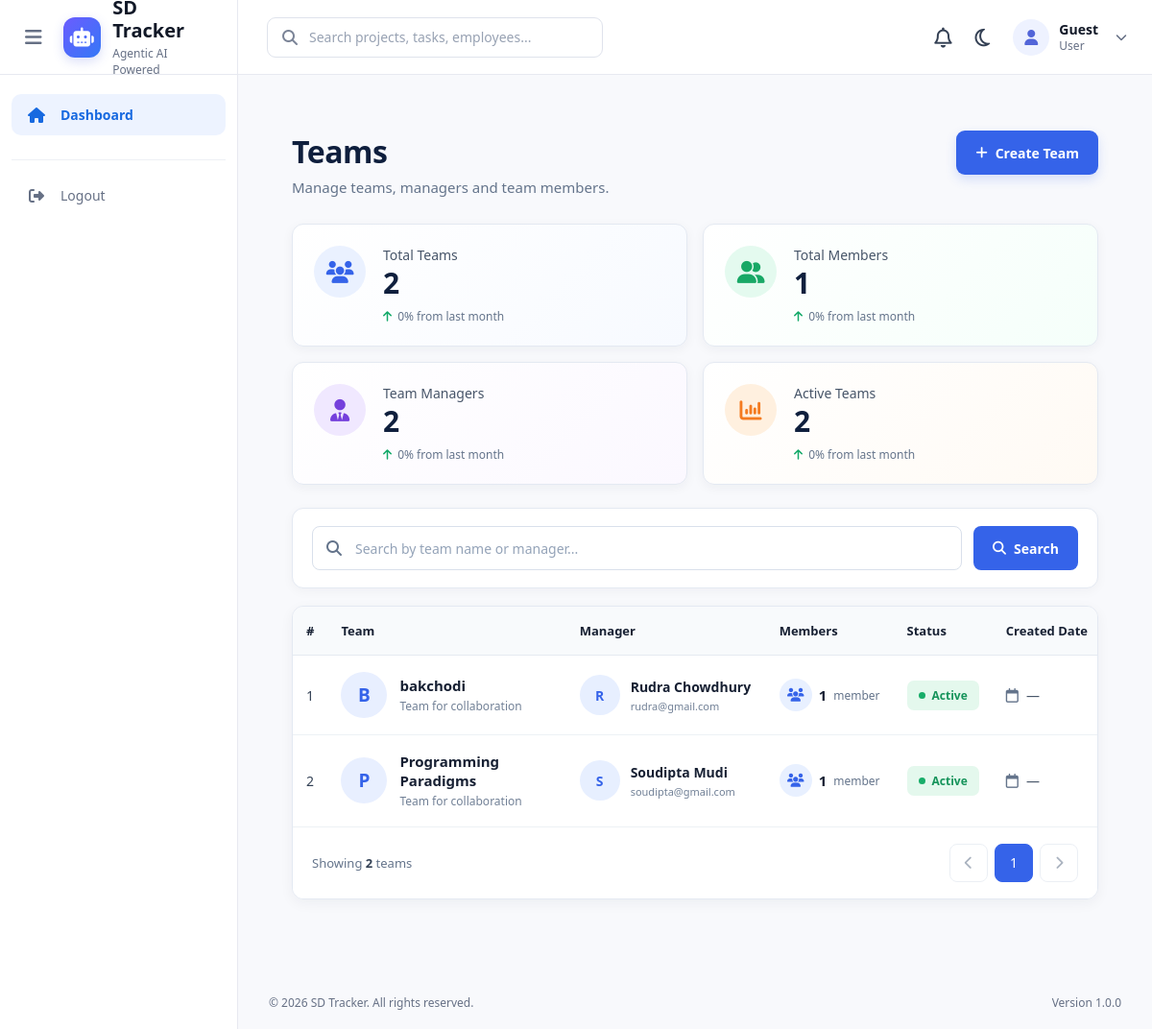
Screenshot of /employees/teams/ with the database file from the repository.
### employees/models.py (models this page shows, shortened)
class Team(models.Model):
    name = models.CharField(
        max_length=100
    )
    manager = models.ForeignKey(
        Employee,
        on_delete=models.SET_NULL,
        null=True,
        blank=True,
        related_name="managed_teams"
    )
    members = models.ManyToManyField(
        Employee,
        related_name="teams",
        blank=True
    )

class Employee(models.Model):
    STATUS_CHOICES = (
        ("active", "Active"),
        ("on_leave", "On Leave"),
        ("inactive", "Inactive"),
    )
    user = models.OneToOneField(
        User,
        on_delete=models.CASCADE,
        related_name="employee"
    )
    employee_id = models.CharField(
        max_length=20,
        unique=True
    )
    designation = models.CharField(
        max_length=100
    )
    department = models.CharField(
        max_length=100
    )
    skills = models.TextField(
        blank=True
    )
    joining_date = models.DateField()
    status = models.CharField(
        max_length=20,
        choices=STATUS_CHOICES,
        default="active"
    )

### employees/views.py (the view, shortened to what this page needs)
# urls.py: path("teams/",views.team_list,name="team_list"),
def team_list(request):
    teams = Team.objects.all()
    search = request.GET.get("search", "").strip()
    total_members = Employee.objects.filter(
        teams__in=Team.objects.all()
    ).distinct().count()
    total_managers = Team.objects.exclude(
        manager=None
    ).count()
    active_teams = Team.objects.count()
    context = {
        "teams": teams,
        "total_members": total_members,
        "total_managers": total_managers,
        "active_teams": active_teams,
        "search": search,
    }
    return render(
        request,
        "employees/teams/team_list.html",
        context
    )

### employees/templates/employees/teams/team_list.html (shortened to what this page needs)
{% extends "base.html" %}
{% load static %}
{% block extra_css %}
<link rel="stylesheet"
      href="{% static 'css/teams/team_list.css' %}">
{% endblock %}
{% block content %}
<div class="teams-page">
    <div class="page-header">
        <div>
            <h1>Teams</h1>
            <p>
                Manage teams, managers and team members.
            </p>
        </div>
        <a href="{% url 'team_create' %}"
           class="btn btn-primary create-team-btn">
            <i class="fa-solid fa-plus"></i>
            Create Team
        </a>
    </div>
    <div class="team-stats">
        <div class="team-stat-card blue">
            <div class="stat-icon">
                <i class="fa-solid fa-users"></i>
            </div>
            <div class="stat-content">
                <span>Total Teams</span>
                <strong>
                    {{ teams|length }}
                </strong>
                <small>
                    <i class="fa-solid fa-arrow-up"></i>
                    0% from last month
                </small>
            </div>
        </div>
        <div class="team-stat-card green">
            <div class="stat-icon">
                <i class="fa-solid fa-user-group"></i>
            </div>
            <div class="stat-content">
                <span>Total Members</span>
                <strong>
                    {{ total_members }}
                </strong>
                <small>
                    <i class="fa-solid fa-arrow-up"></i>
                    0% from last month
                </small>
            </div>
        </div>
        <div class="team-stat-card purple">
            <div class="stat-icon">
                <i class="fa-solid fa-user-tie"></i>
            </div>
            <div class="stat-content">
                <span>Team Managers</span>
                <strong>
                    {{ total_managers }}
                </strong>
                <small>
                    <i class="fa-solid fa-arrow-up"></i>
                    0% from last month
                </small>
            </div>
        </div>
        <div class="team-stat-card orange">
            <div class="stat-icon">
                <i class="fa-solid fa-chart-column"></i>
            </div>
            <div class="stat-content">
                <span>Active Teams</span>
                <strong>
                    {{ active_teams }}
                </strong>
                <small>
                    <i class="fa-solid fa-arrow-up"></i>
                    0% from last month
                </small>
            </div>
        </div>
    </div>
    <form method="GET" class="team-search">
        <div class="search-input">
            <input
                type="text"
                name="search"
                placeholder="Search by team name or manager..."
                value="{{ request.GET.search }}"
            >
        </div>
        <button type="submit">
            <i class="fa-solid fa-magnifying-glass"></i>
            Search
        </button>
    </form>
    <div class="team-table-card">
        <table class="team-table">
            <thead>
                <tr>
                    <th>#</th>
                    <th>Team</th>
                    <th>Manager</th>
                    <th>Members</th>
                    <th>Status</th>
                    <th>Created Date</th>
                </tr>
            </thead>
            <tbody>
                {% for team in teams %}
                <tr>
                    <td>
                        {{ forloop.counter }}
                    </td>
                    <td>
                        <div class="team-name-cell">
                            <div class="team-avatar">
                                {{ team.name|slice:":1"|upper }}
                            </div>
                            <div>
                                <strong>
                                    {{ team.name }}
                                </strong>
                                <small>
                                    Team for collaboration
                                </small>
                            </div>
                        </div>
                    </td>
                    <td>
                        {% if team.manager %}
                            <div class="manager-cell">
                                <div class="manager-avatar">
                                    {{ team.manager.user.get_full_name|slice:":1"|upper }}
                                </div>
                                <div>
                                    <strong>
                                        {{ team.manager.user.get_full_name }}
                                    </strong>
                                    <small>
                                        {{ team.manager.user.email }}
                                    </small>
                                </div>
                            </div>
                        {% else %}
                            <span class="no-manager">
                                No Manager Assigned
                            </span>
                        {% endif %}
                    </td>
                    <td>
                        <div class="member-count">
                            <i class="fa-solid fa-users"></i>
                            <strong>
                                {{ team.members.count }}
                            </strong>
                            <small>
                                member{{ team.members.count|pluralize }}
                            </small>
                        </div>
                    </td>
                    <td>
                        <span class="team-status active">
                            <span></span>
                            Active
                        </span>
                    </td>
                    <td>
                        <div class="created-date">
                            <i class="fa-regular fa-calendar"></i>
                            {% if team.created_at %}
                                {{ team.created_at|date:"M. d, Y" }}
                            {% else %}
                                —
                            {% endif %}
                        </div>
                    </td>
                </tr>
                {% endfor %}
            </tbody>
        </table>
        <div class="table-footer">
            <span>
                Showing
                <strong>{{ teams|length }}</strong>
                team{{ teams|length|pluralize }}
            </span>
            <div class="pagination">
                <button disabled>
                    <i class="fa-solid fa-chevron-left"></i>
                </button>
                <button class="active">
                    1
                </button>
                <button disabled>
                    <i class="fa-solid fa-chevron-right"></i>
                </button>
            </div>
        </div>
    </div>
</div>
{% endblock %}

### static/css/style.css (style rules this page uses)
* { margin: 0; padding: 0; box-sizing: border-box; }
html { scroll-behavior: smooth; }
body { font-family: "Segoe UI", Arial, sans-serif; background: #f7f8fc; color: #172033; min-height: 100vh; }
a { text-decoration: none; color: inherit; }
button, input { font-family: inherit; }
button { cursor: pointer; }
.stat-icon { width: 62px; height: 62px; border-radius: 15px; display: flex; align-items: center; justify-content: center; font-size: 27px; }
.page-header { display: flex; align-items: center; justify-content: space-between; margin-bottom: 25px; }
.page-header h1 { font-size: 25px; color: #101828; }
.page-header p { margin-top: 5px; font-size: 13px; color: #667085; }
.btn { border: none; border-radius: 7px; padding: 10px 17px; font-size: 13px; font-weight: 600; display: inline-flex; align-items: center; gap: 7px; }
.btn-primary { background: #2563eb; color: white; }

### rows the page displays
Team: name "B", name "bakchodi", manager.user.get_full_name "R", manager.user.get_full_name "Rudra Chowdhury", manager.user.email "rudra@gmail.com", members.count "1"
Team: name "P", name "Programming Paradigms", manager.user.get_full_name "S", manager.user.get_full_name "Soudipta Mudi", manager.user.email "soudipta@gmail.com", members.count "1"

### other values shown
{{ teams|length }} "2"
{{ total_members }} "1"
{{ total_managers }} "2"
{{ active_teams }} "2"
